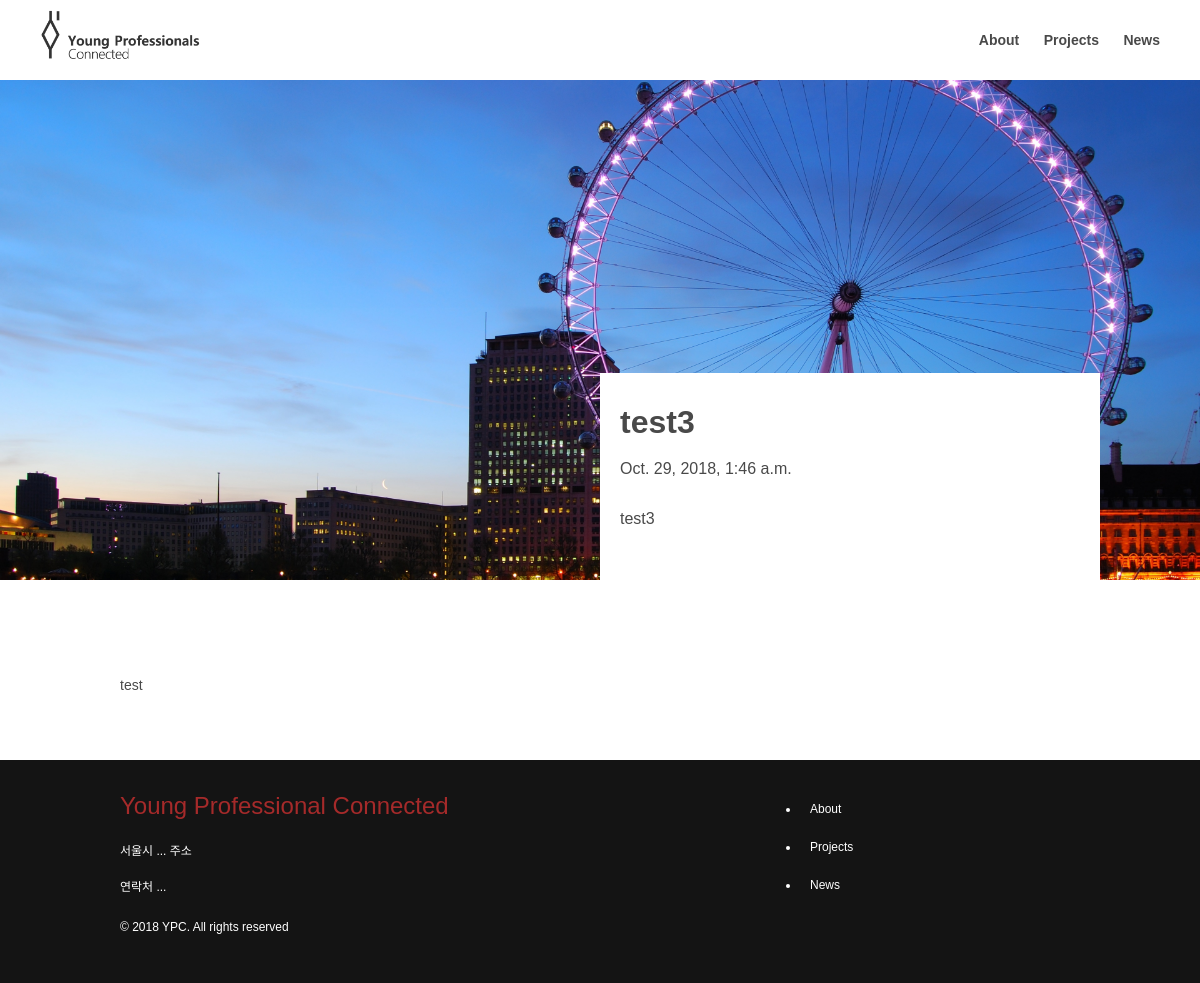
The app's page /news/3/, older data.
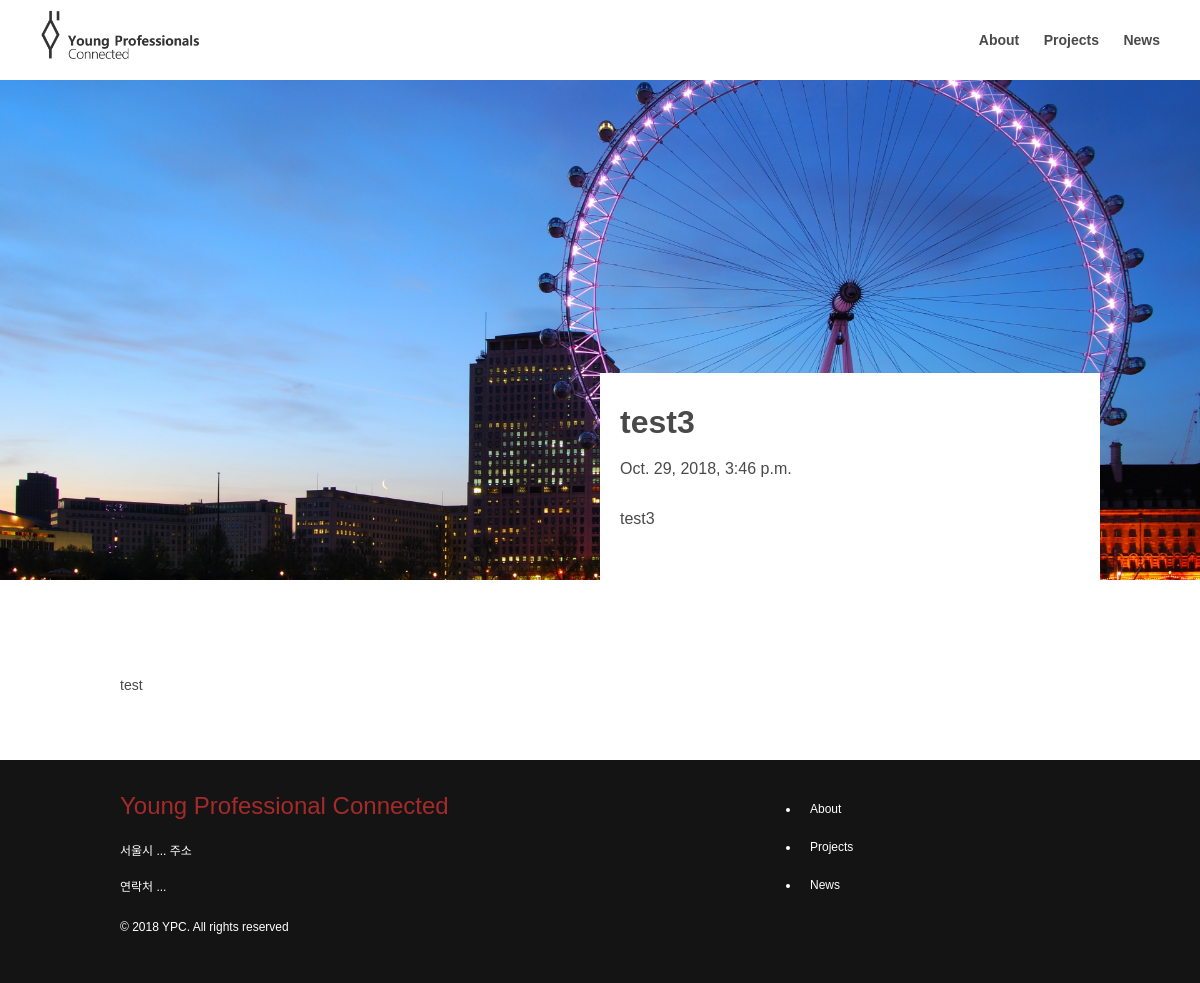
The same page, newer data.
### news/models.py (models this page shows, shortened)
class News(models.Model):
    author = models.ForeignKey('auth.User', on_delete=models.CASCADE)
    title = models.CharField(max_length=20, blank=True)
    description = models.TextField(null=True, blank=True)
    text = models.TextField(blank=True)
    cover_image = models.ImageField(null=True, upload_to=user_directory_path)
    created_date = models.DateTimeField(default=timezone.now)
    published_date = models.DateTimeField(blank=True, null=True)
    attachment = models.FileField(null=True, upload_to=user_directory_path, blank=True)

### news/views.py (the view)
# urls.py: path('<int:pk>/', views.news_detail, name='news_detail'),
def news_detail(request, pk) :
    news = get_object_or_404(News, pk=pk)
    return render(request, 'news/news_detail.html', {'news': news})

### news/templates/news/news_detail.html (shortened to what this page needs)
{% extends 'base.html' %}
{% block content %}
    <div class="project-intro" style="background: url('/media/{{ news.cover_image }}'); background-position: center; background-size: cover;">
        <div class="intro-container">
            <div class="intro-description-box">
                <h3>{{ news.title }}</h3>
                <p class="teamName">{{ news.published_date }}</p>
                <p class="description">{{ news.description }}</p>
            </div>
        </div>
    </div>
    <div class="container">
        <div class="content">
            <div class="content-description">
                {{ news.text | safe }}
            </div>
        </div>
    </div>
{% endblock %}

Row changes from the older to the newer data that the page shows:
changed News "test3": published_date "Oct. 29, 2018, 1:46 a.m." → "Oct. 29, 2018, 3:46 p.m."
